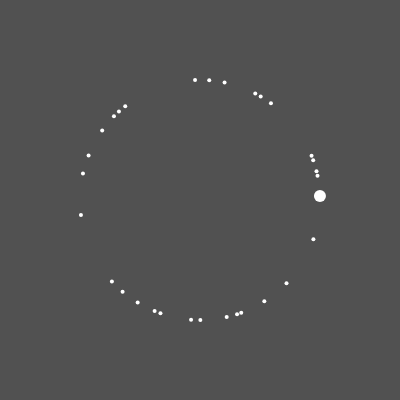
Frame 1 (no input)
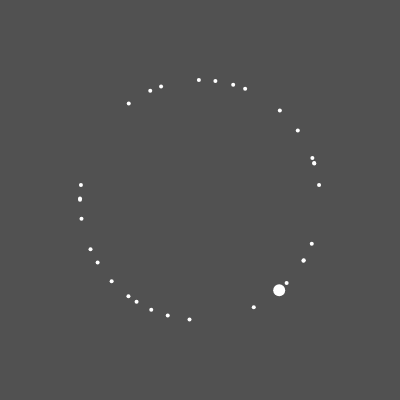
Frame 60 (no input)
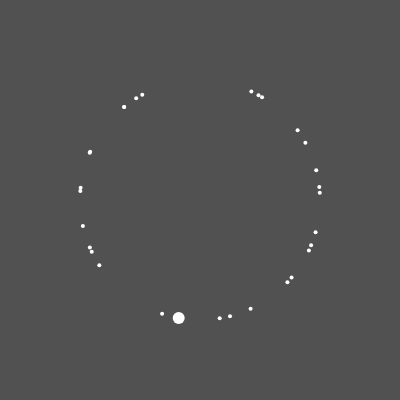
Frame 120 (the mouse pressed at the canvas centre since frame 60)

The p5.js sketch that drew these frames (run headless with seeded random() and noise() and a simulated clock; from frame 60 on, the mouse is pressed at the canvas centre):

// p5.js sketch
// ── sketch.js
// properties of the system: # of oscillators, coupling strength
var n, k, step;
// vars to save the states of the oscillators
//  average properties of the oscillators
//  "var avg_phi, avg_omega;" stored in oscillators[0], angular_frequencies[0]
var oscillators;
var angular_frequencies;

function setup() {
  step = 0;
  n = 30;
  k = 5;
  oscillators = [];
  angular_frequencies = [];
  oscillators[0] = 0;
  angular_frequencies[0] = 0;
  createCanvas(400,400);
  frameRate(30);
  for (i = 1; i < n+1; i++){
    oscillators.push(random(TWO_PI));
    angular_frequencies.push(random(0.012,0.018))
    oscillators[0] += oscillators[i];
    angular_frequencies[0] += angular_frequencies[i];
  }
  oscillators[0] = oscillators[0]/n;
  angular_frequencies[0] = angular_frequencies[0]/n;

}

function draw() {
  background(81);
  if (step == frameRate()) {step = 0;}
  stroke(255);
  for (i in oscillators){
    if (i == 0) {strokeWeight(12)} else {strokeWeight(4)}
    x = 200-120*cos(oscillators[i]+angular_frequencies[i]*step);
    y = 200-120*sin(oscillators[i]+angular_frequencies[i]*step);
    point(x,y);
  }
  step++;
 }
